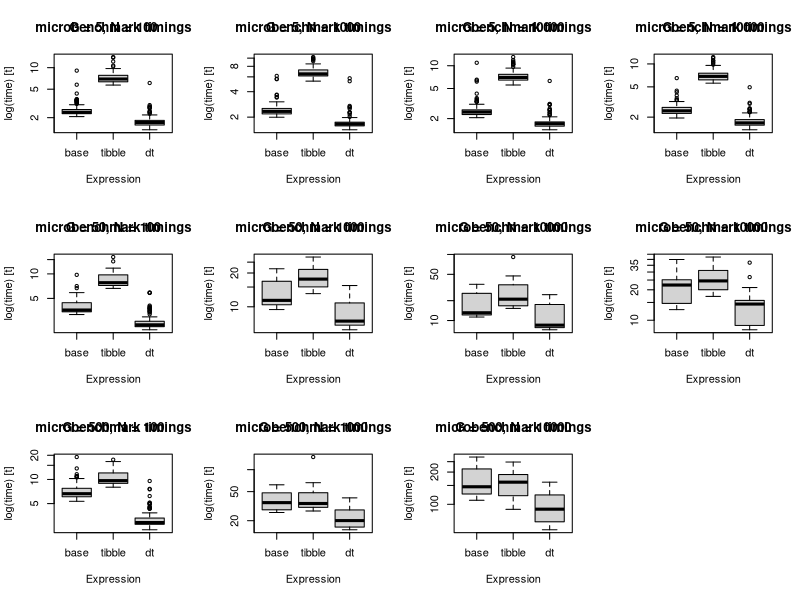

Write R code to recreate this figure. (Note: a time limit stopped this script after it produced the figure.)
# Zadanie domowe. ----
# microbenchmark:
# - ramka danych (data.frame, data.table, tibble) o liczbie wierszy N,
#   liczbie grup G w zmiennej X i wartościach liczbowych w zmiennych Y, W, Z.
# - operacja: obliczanie statystyk dla zmiennych Y, W, Z według grup zmiennej X
# - trzy alternatywne implementacje: bazowy, tidyverse, data.table
# - zadanie: porównać czas wykonania tej operacji dla tych trzech implementacji,
#   zmieniając liczbę wierszy ramki danych N oraz liczbę grup G.
#   Narysować wykres zależności czasu (box plot, wartość typowa + zmienność)
#   od N i G według implementacji.

library(data.table)
library(tibble)
library(dplyr)
library(ggplot2)
library(microbenchmark)

# funkcje do tworzenia tabel, według implementacji ----
create_data_base = function(N, G){
  data.frame(
    X = sample(1:G, N, replace = TRUE),
    Y = runif(N),
    W = runif(N, 0, 100),
    Z = runif(N, -1000, 1000))
}

create_data_tibble = function(dt){
  as_tibble(dt)
}

create_data_table = function(dt){
  as.data.table(dt)
}

# funkcje stat. agregujące, według implementacji----
#base
fun_stat_base = function(data_base, fun_stat){
  aggregate(cbind(Y, W, Z) ~ X,
            data = data_base,
            FUN = fun_stat)}

### tidyverse
fun_stat_tibble = function(data_tibble, fun_stat){
  data_tibble %>%
    group_by(X) %>%
    summarize_all(fun_stat)}

### data.table
fun_stat_dt = function(data_table, fun_stat){
  data_table[, lapply(.SD, fun_stat), by = X]}

# microbenchmark dla tych tabel , obiekt i boxplot----
microbenchmark_obj = function(G, N, fun_stat, t){
  data_base = create_data_base(G, N)
  data_tibble = create_data_tibble(data_base)
  data_table = create_data_table(data_base)
  
  microbenchmark(
    base = fun_stat_base(data_base, fun_stat),
    tibble = fun_stat_tibble(data_tibble, fun_stat),
    dt = fun_stat_dt(data_table, fun_stat),
    times = t)
}


microbenchmark_boxplot = function(mb, G, N){
  boxplot(mb)
  title(paste0("G = ", G,", N = ", N))
}

# tabela i wykresy boxplot----
microbenchmark_obj(G = 5, N = 100, mean, t = 100)

# wykresy boxplot
par(mfrow=c(3,4))
microbenchmark_boxplot(microbenchmark_obj(G = 50, N = 100, mean, t = 100),G = 5, N = 100)
microbenchmark_boxplot(microbenchmark_obj(G = 50, N = 1000, mean, t = 100),G = 5, N = 1000)
microbenchmark_boxplot(microbenchmark_obj(G = 50, N = 10000, mean, t = 100),G = 5, N = 10000)
microbenchmark_boxplot(microbenchmark_obj(G = 50, N = 100000, mean, t = 100),G = 5, N = 10000)
# G = 50
microbenchmark_boxplot(microbenchmark_obj(G = 500, N = 100, mean, t = 100),G = 50, N = 100)
microbenchmark_boxplot(microbenchmark_obj(G = 500, N = 1000, mean, t = 100),G = 50, N = 1000)
microbenchmark_boxplot(microbenchmark_obj(G = 500, N = 10000, mean, t = 100),G = 50, N = 10000)
microbenchmark_boxplot(microbenchmark_obj(G = 500, N = 100000, mean, t = 100),G = 50, N = 10000)
# G = 500
microbenchmark_boxplot(microbenchmark_obj(G = 5000, N = 100, mean, t = 100),G = 500, N = 100)
microbenchmark_boxplot(microbenchmark_obj(G = 5000, N = 1000, mean, t = 100),G = 500, N = 1000)
microbenchmark_boxplot(microbenchmark_obj(G = 5000, N = 10000, mean, t = 100),G = 500, N = 10000)
microbenchmark_boxplot(microbenchmark_obj(G = 5000, N = 100000, mean, t = 100),G = 500, N = 10000)

# widzimy, że największa zmienność jest po G

# wykresy zmiennosci, po G i po N ----
plot_mb_by_G = function(n, t){
  # do macieczy wpisujemy średnie 
  dt = matrix(c(50, summary(microbenchmark_obj(G = 50, N = n, mean, t))$mean,
                250, summary(microbenchmark_obj(G = 250, N = n, mean, t))$mean,
                1250, summary(microbenchmark_obj(G = 1250, N = n, mean, t))$mean,
                6000, summary(microbenchmark_obj(G = 6000, N = n, mean, t))$mean),
              nrow = 4, ncol = 4, byrow = TRUE)
  # i macierz konwertujemy do tabeli wąskiej
  dt = as.data.table(dt)
  setnames(dt, colnames(dt), c("G", "base", "tibble", "dt"))
  dt <-melt(dt,
            id.vars = "G",
            measure.vars = c("base", "tibble", "dt"),
            variable.name = "package", value.name = "mean",
            variable.factor = FALSE)
  
  ggplot(dt, aes(x = G, y = mean, color = package, group= package)) +
    geom_line() +
    coord_trans(y = "log")
}

plot_mb_by_G(n = 10000, t = 30)

# zmienność po N
plot_mb_by_N = function(g, t){
  dt = matrix(c(100, summary(microbenchmark_obj(G = g, N = 100, mean, t))$mean,
                500, summary(microbenchmark_obj(G = g, N = 500, mean, t))$mean,
                2500, summary(microbenchmark_obj(G = g, N = 2500, mean, t))$mean,
                12500, summary(microbenchmark_obj(G = g, N = 12500, mean, t))$mean),
              nrow = 4, ncol = 4, byrow = TRUE)
  
  dt = as.data.table(dt)
  setnames(dt, colnames(dt), c("N", "base", "tibble", "dt"))
  dt <-melt(dt,
            id.vars = "N",
            measure.vars = c("base", "tibble", "dt"),
            variable.name = "package", value.name = "mean",
            variable.factor = FALSE)
  
  ggplot(dt, aes(x = N, y = mean, color = package, group= package)) +
    geom_line() +
    coord_trans(y = "log")
}
plot_mb_by_N(g = 500, t = 50)
